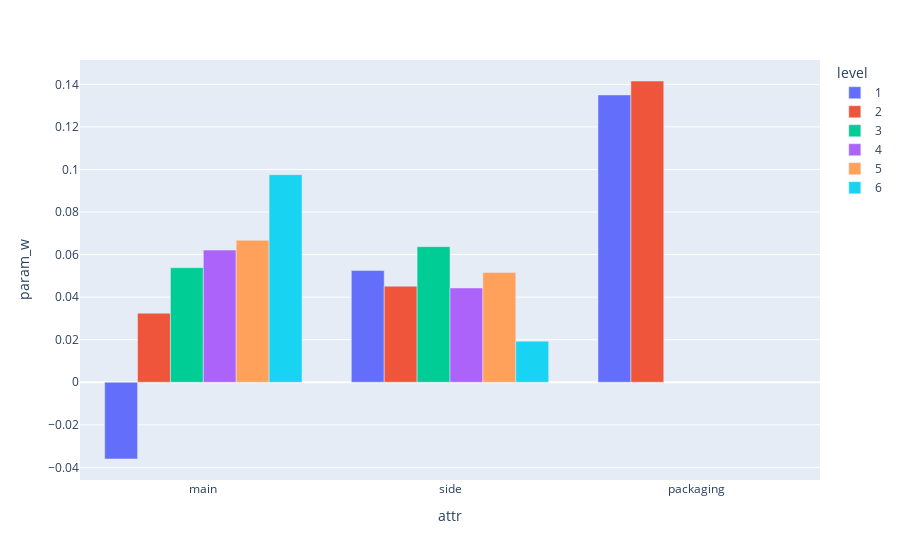

The code cell stored with this chart in its notebook:
### Markdown cell above
## 1.4

### Code cell
fig = px.bar(df_res.iloc[1:], x="attr", y="param_w", color="level",  barmode='group',)
fig.show()

### Figure 1 — Plotly figure (JSON) as saved in the notebook; plotly's stock layout.template omitted (floating-point values rounded to 4 significant figures)
{"data": [{"alignmentgroup": "True", "hovertemplate": "level=1<br>attr=%{x}<br>param_w=%{y}<extra></extra>", "legendgroup": "1", "marker": {"color": "#636efa", "pattern": {"shape": ""}}, "name": "1", "offsetgroup": "1", "orientation": "v", "showlegend": true, "textposition": "auto", "type": "bar", "x": ["main", "side", "packaging"], "xaxis": "x", "y": [-0.03607, 0.0525, 0.135], "yaxis": "y"}, {"alignmentgroup": "True", "hovertemplate": "level=2<br>attr=%{x}<br>param_w=%{y}<extra></extra>", "legendgroup": "2", "marker": {"color": "#EF553B", "pattern": {"shape": ""}}, "name": "2", "offsetgroup": "2", "orientation": "v", "showlegend": true, "textposition": "auto", "type": "bar", "x": ["main", "side", "packaging"], "xaxis": "x", "y": [0.03245, 0.04515, 0.1416], "yaxis": "y"}, {"alignmentgroup": "True", "hovertemplate": "level=3<br>attr=%{x}<br>param_w=%{y}<extra></extra>", "legendgroup": "3", "marker": {"color": "#00cc96", "pattern": {"shape": ""}}, "name": "3", "offsetgroup": "3", "orientation": "v", "showlegend": true, "textposition": "auto", "type": "bar", "x": ["main", "side"], "xaxis": "x", "y": [0.05384, 0.06374], "yaxis": "y"}, {"alignmentgroup": "True", "hovertemplate": "level=4<br>attr=%{x}<br>param_w=%{y}<extra></extra>", "legendgroup": "4", "marker": {"color": "#ab63fa", "pattern": {"shape": ""}}, "name": "4", "offsetgroup": "4", "orientation": "v", "showlegend": true, "textposition": "auto", "type": "bar", "x": ["main", "side"], "xaxis": "x", "y": [0.06212, 0.0443], "yaxis": "y"}, {"alignmentgroup": "True", "hovertemplate": "level=5<br>attr=%{x}<br>param_w=%{y}<extra></extra>", "legendgroup": "5", "marker": {"color": "#FFA15A", "pattern": {"shape": ""}}, "name": "5", "offsetgroup": "5", "orientation": "v", "showlegend": true, "textposition": "auto", "type": "bar", "x": ["main", "side"], "xaxis": "x", "y": [0.06672, 0.05164], "yaxis": "y"}, {"alignmentgroup": "True", "hovertemplate": "level=6<br>attr=%{x}<br>param_w=%{y}<extra></extra>", "legendgroup": "6", "marker": {"color": "#19d3f3", "pattern": {"shape": ""}}, "name": "6", "offsetgroup": "6", "orientation": "v", "showlegend": true, "textposition": "auto", "type": "bar", "x": ["main", "side"], "xaxis": "x", "y": [0.09756, 0.0193], "yaxis": "y"}], "layout": {"barmode": "group", "legend": {"title": {"text": "level"}, "tracegroupgap": 0}, "margin": {"t": 60}, "xaxis": {"anchor": "y", "domain": [0, 1], "title": {"text": "attr"}}, "yaxis": {"anchor": "x", "domain": [0, 1], "title": {"text": "param_w"}}}}
